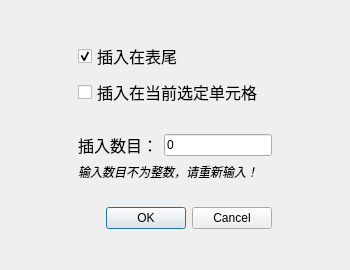
<?xml version="1.0" encoding="UTF-8"?>
<ui version="4.0">
 <class>DialogInsert</class>
 <widget class="QDialog" name="DialogInsert">
  <property name="geometry">
   <rect>
    <x>0</x>
    <y>0</y>
    <width>350</width>
    <height>270</height>
   </rect>
  </property>
  <property name="minimumSize">
   <size>
    <width>350</width>
    <height>270</height>
   </size>
  </property>
  <property name="maximumSize">
   <size>
    <width>16777215</width>
    <height>16777215</height>
   </size>
  </property>
  <property name="windowTitle">
   <string>Dialog</string>
  </property>
  <layout class="QGridLayout" name="gridLayout">
   <item row="1" column="2">
    <spacer name="horizontalSpacer">
     <property name="orientation">
      <enum>Qt::Horizontal</enum>
     </property>
     <property name="sizeHint" stdset="0">
      <size>
       <width>40</width>
       <height>20</height>
      </size>
     </property>
    </spacer>
   </item>
   <item row="0" column="1">
    <spacer name="verticalSpacer_3">
     <property name="orientation">
      <enum>Qt::Vertical</enum>
     </property>
     <property name="sizeHint" stdset="0">
      <size>
       <width>20</width>
       <height>40</height>
      </size>
     </property>
    </spacer>
   </item>
   <item row="1" column="1">
    <layout class="QVBoxLayout" name="verticalLayout_3">
     <item>
      <layout class="QVBoxLayout" name="verticalLayout">
       <item>
        <widget class="QCheckBox" name="checkBox">
         <property name="font">
          <font>
           <pointsize>12</pointsize>
          </font>
         </property>
         <property name="text">
          <string>插入在表尾</string>
         </property>
         <property name="checked">
          <bool>true</bool>
         </property>
        </widget>
       </item>
       <item>
        <widget class="QCheckBox" name="checkBox_2">
         <property name="font">
          <font>
           <pointsize>12</pointsize>
          </font>
         </property>
         <property name="text">
          <string>插入在当前选定单元格</string>
         </property>
        </widget>
       </item>
       <item>
        <spacer name="verticalSpacer">
         <property name="orientation">
          <enum>Qt::Vertical</enum>
         </property>
         <property name="sizeType">
          <enum>QSizePolicy::Fixed</enum>
         </property>
         <property name="sizeHint" stdset="0">
          <size>
           <width>20</width>
           <height>20</height>
          </size>
         </property>
        </spacer>
       </item>
      </layout>
     </item>
     <item>
      <layout class="QVBoxLayout" name="verticalLayout_2">
       <item>
        <layout class="QHBoxLayout" name="horizontalLayout">
         <item>
          <widget class="QLabel" name="label">
           <property name="font">
            <font>
             <pointsize>12</pointsize>
            </font>
           </property>
           <property name="text">
            <string>插入数目：</string>
           </property>
          </widget>
         </item>
         <item>
          <widget class="QLineEdit" name="lineEdit">
           <property name="text">
            <string>0</string>
           </property>
          </widget>
         </item>
        </layout>
       </item>
       <item>
        <widget class="QLabel" name="label_2">
         <property name="font">
          <font>
           <italic>true</italic>
          </font>
         </property>
         <property name="text">
          <string>输入数目不为整数，请重新输入！</string>
         </property>
        </widget>
       </item>
       <item>
        <spacer name="verticalSpacer_2">
         <property name="orientation">
          <enum>Qt::Vertical</enum>
         </property>
         <property name="sizeType">
          <enum>QSizePolicy::Fixed</enum>
         </property>
         <property name="sizeHint" stdset="0">
          <size>
           <width>20</width>
           <height>20</height>
          </size>
         </property>
        </spacer>
       </item>
      </layout>
     </item>
     <item>
      <widget class="QDialogButtonBox" name="buttonBox">
       <property name="orientation">
        <enum>Qt::Horizontal</enum>
       </property>
       <property name="standardButtons">
        <set>QDialogButtonBox::Cancel|QDialogButtonBox::Ok</set>
       </property>
      </widget>
     </item>
    </layout>
   </item>
   <item row="1" column="0">
    <spacer name="horizontalSpacer_2">
     <property name="orientation">
      <enum>Qt::Horizontal</enum>
     </property>
     <property name="sizeHint" stdset="0">
      <size>
       <width>40</width>
       <height>20</height>
      </size>
     </property>
    </spacer>
   </item>
   <item row="2" column="1">
    <spacer name="verticalSpacer_4">
     <property name="orientation">
      <enum>Qt::Vertical</enum>
     </property>
     <property name="sizeHint" stdset="0">
      <size>
       <width>20</width>
       <height>40</height>
      </size>
     </property>
    </spacer>
   </item>
  </layout>
 </widget>
 <resources/>
 <connections>
  <connection>
   <sender>buttonBox</sender>
   <signal>accepted()</signal>
   <receiver>DialogInsert</receiver>
   <slot>accept()</slot>
   <hints>
    <hint type="sourcelabel">
     <x>248</x>
     <y>254</y>
    </hint>
    <hint type="destinationlabel">
     <x>157</x>
     <y>274</y>
    </hint>
   </hints>
  </connection>
  <connection>
   <sender>buttonBox</sender>
   <signal>rejected()</signal>
   <receiver>DialogInsert</receiver>
   <slot>reject()</slot>
   <hints>
    <hint type="sourcelabel">
     <x>316</x>
     <y>260</y>
    </hint>
    <hint type="destinationlabel">
     <x>286</x>
     <y>274</y>
    </hint>
   </hints>
  </connection>
 </connections>
</ui>
